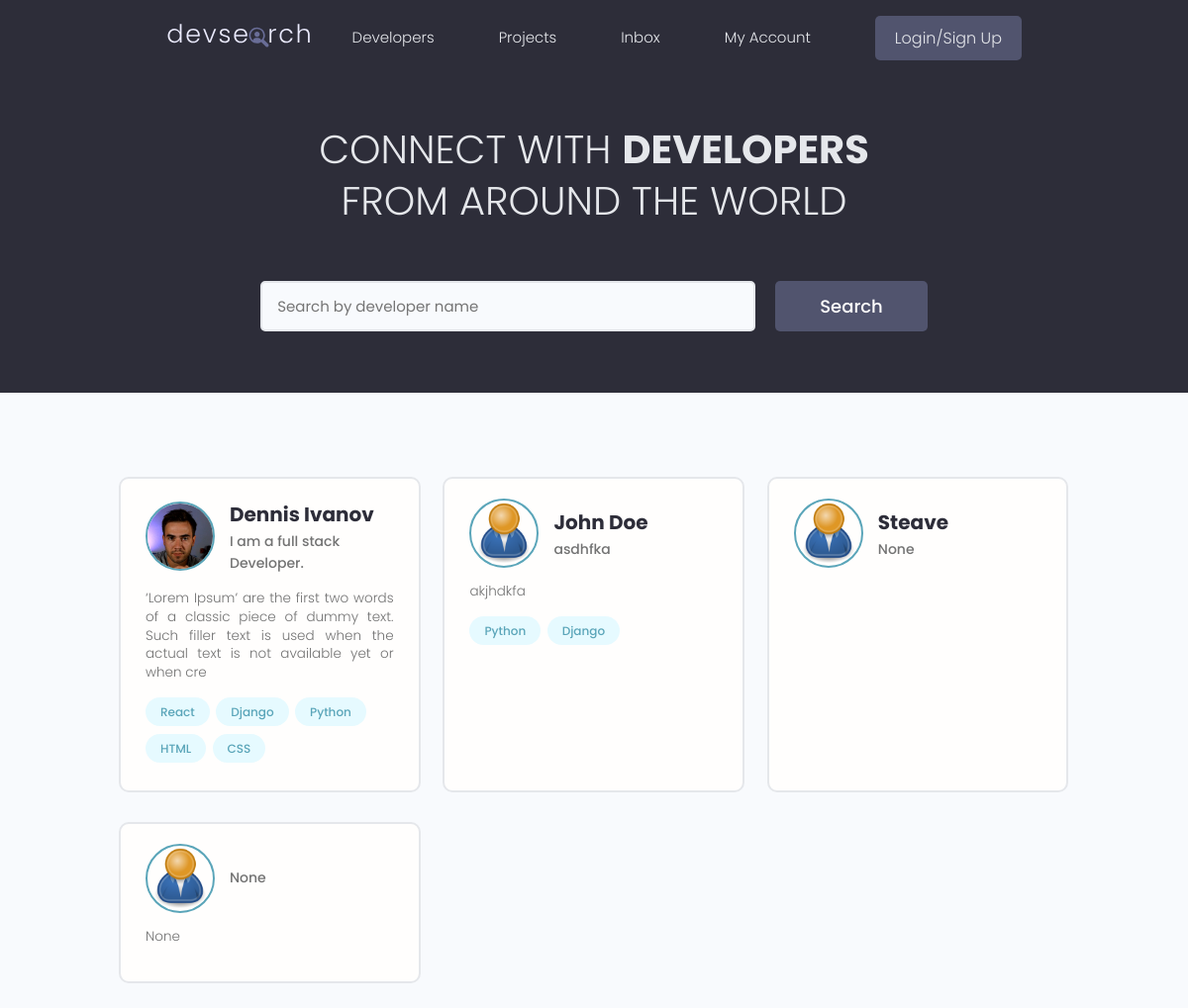
The app's page /, older data.
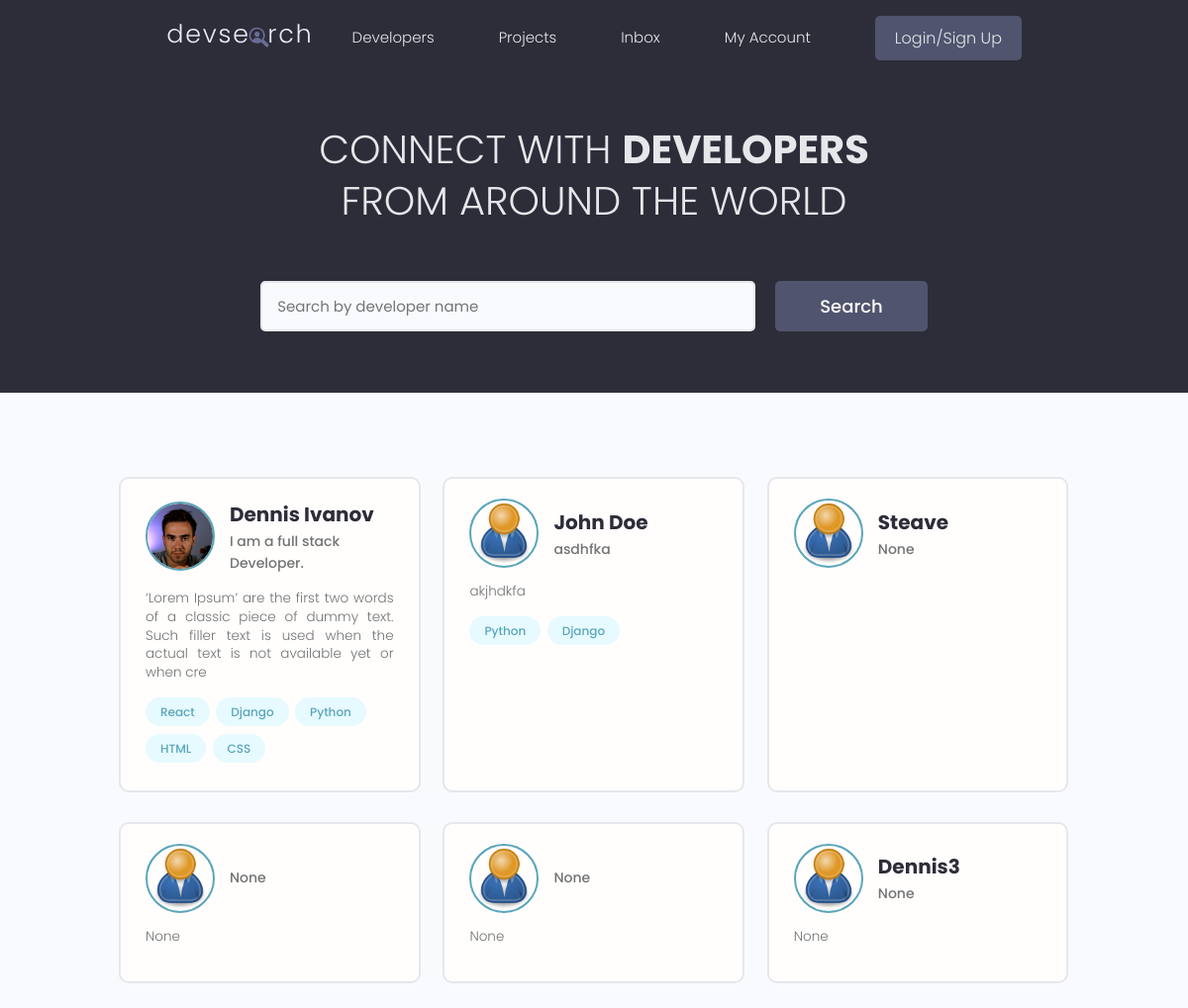
The same page, newer data.
### users/models.py (models this page shows, shortened)
class Profile(models.Model):
    user = models.OneToOneField(User, on_delete=models.CASCADE, null=True, blank=True)
    name = models.CharField(max_length=200, blank=True, null=True)
    email = models.EmailField(max_length=500, blank=True, null=True)
    username = models.CharField(max_length=200, blank=True, null=True)
    location = models.CharField(max_length=200, blank=True, null=True)
    short_intro = models.CharField(max_length=200, blank=True, null=True)
    bio = models.TextField(blank=True, null=True)
    profile_image = models.ImageField(null=True, blank=True, upload_to='profiles/', default="profiles/user-default.png")
    social_github = models.CharField(max_length=200, blank=True, null=True)
    social_twitter = models.CharField(max_length=200, blank=True, null=True)
    social_linkedin = models.CharField(max_length=200, blank=True, null=True)
    social_youtube = models.CharField(max_length=200, blank=True, null=True)
    social_website = models.CharField(max_length=200, blank=True, null=True)
    created = models.DateTimeField(auto_now_add=True)
    id = models.UUIDField(default=uuid.uuid4, unique=True, primary_key=True, editable=False)

class Skill(models.Model):
    owner = models.ForeignKey(Profile, on_delete=models.CASCADE, null=True, blank=True)
    name = models.CharField(max_length=200, blank=True, null=True)
    description = models.TextField(null=True, blank=True)
    created = models.DateTimeField(auto_now_add=True)
    id = models.UUIDField(default=uuid.uuid4, unique=True, primary_key=True, editable=False)
    def __str__(self):
        return str(self.name)

### users/views.py (the view)
# urls.py: path('', views.profiles, name="profiles"),
def profiles(request):
    profiles = Profile.objects.all()
    context = {'profiles' : profiles}
    return render(request, 'users/profiles.html', context)

### users/templates/users/profiles.html (shortened to what this page needs)
{% extends 'main.html' %}
{% block content %}
<main class="home">
    <section class="hero-section text-center">
      <div class="container container--narrow">
        <div class="hero-section__box">
          <h2>CONNECT WITH <span>DEVELOPERS</span></h2>
          <h2>FROM AROUND THE WORLD</h2>
        </div>
        <div class="hero-section__search">
          <form class="form" action="#" method="get">
            <div class="form__field">
              <input class="input input--text" id="formInput#search" type="text" name="text"
                placeholder="Search by developer name" />
            </div>
            <input class="btn btn--sub btn--lg" type="submit" value="Search" />
          </form>
        </div>
      </div>
    </section>
    <section class="devlist">
      <div class="container">
        <div class="grid grid--three">
        {% for profile in profiles %}
          <div class="column card">
            <div class="dev">
              <a href="{% url 'user-profile' profile.id %}" class="card__body">
                <div class="dev__profile">
                  <img class="avatar avatar--md" src="{{ profile.profile_image.url }}" alt="image" />
                  <div class="dev__meta">
                    <h3>{{ profile.name }}</h3>
                    <h5>{{ profile.short_intro|slice:"60" }}</h5>
                  </div>
                </div>
                <p class="dev__info">
                  {{profile.bio|slice:"150"}}
                </p>
                <div class="dev__skills">
                  {% for skill in profile.skill_set.all|slice:"5" %}
                  <span class="tag tag--pill tag--main">
                    <small>{{ skill }}</small>
                  </span>
                  {% endfor %}
                </div>
              </a>
            </div>
          </div>
        {% endfor %}
        </div>
      </div>
    </section>
  </main>
{% endblock content %}

### templates/main.html (shortened to what this page needs)
<!DOCTYPE html>
{% load static %}
<html>
<head>
    <link rel="stylesheet" href="https://cdn.iconmonstr.com/1.3.0/css/iconmonstr-iconic-font.min.css" />
    <link rel="stylesheet" href="{% static 'uikit/styles/uikit.css' %}" />
    <link rel="stylesheet" href="{% static 'styles/app.css' %}" />
</head>
<body>
    {% include 'navbar.html' %}
    {% block content %}
    {% endblock content%}
</body>
</html>

### templates/navbar.html (shortened to what this page needs)
{% load static %}
<header class="header">
    <div class="container container--narrow">
      <a href="{% url 'profiles' %}" class="header__logo">
        <img src="{% static 'images/logo.svg' %}" alt="DevSearch Logo" />
      </a>
      <nav class="header__nav">
        <ul class="header__menu">
          <li class="header__menuItem"><a href="{% url 'profiles' %}">Developers</a></li>
          <li class="header__menuItem"><a href="{% url 'projects' %}">Projects</a></li>
          <li class="header__menuItem"><a href="">Inbox</a></li>
          <li class="header__menuItem"><a href="">My Account</a></li>
          {% if request.user.is_authenticated %}
          <li class="header__menuItem"><a href="{% url 'create-project' %}">Add Project</a></li>
          <li class="header__menuItem"><a href="{% url 'logout' %}" class="btn btn--sub">Logout</a></li>
          {% else %}
          <li class="header__menuItem"><a href="{% url 'login' %}" class="btn btn--sub">Login/Sign Up</a></li>
          {% endif %}
        </ul>
      </nav>
    </div>
  </header>

### static/styles/app.css (style rules this page uses)
:root { --color-sub: #2d2d39; }
.btn--sub { background-color: var(--color-sub-light); }
.card { border: 2px solid var(--color-light); }
img { width: 100%; }
.header { position: sticky; z-index: 111; background-color: var(--color-sub); padding: 1.5rem 0; }
.header > .container { display: flex; justify-content: space-between; align-items: center; }
.header__logo > img { height: 3.8rem; }
.header__nav > ul { display: inline-flex; align-items: center; list-style: none; gap: 6.5rem; }
.header__menuItem > a { color: var(--color-light); font-weight: 300; }
.hero-section { height: 40vh; display: flex; align-items: center; background-color: var(--color-sub); }
.hero-section__box { margin-bottom: 4rem; }
.hero-section__box > h2, .hero-section__box > h2 > span { font-size: 4rem; color: var(--color-light); line-height: 1.3; text-transform: uppercase; }
.hero-section__box > h2 { font-weight: 300; }
.hero-section__box > h2 > span { font-weight: 700; }
.hero-section__search > .form { display: flex; align-items: center; justify-content: center; gap: 2rem; }
.hero-section__search > .form input.input--text { width: 50rem; }
.devlist { margin-top: 8rem; }
.devlist .grid { align-items: stretch; }
.devlist .dev .dev__profile { display: flex; align-items: center; gap: 1.5rem; }
.devlist .dev .dev__meta h3 { color: var(--color-sub); font-size: 2rem; font-weight: 700; }
.devlist .dev .dev__meta h5 { color: var(--color-text); font-size: 1.4rem; font-weight: 500; }
.devlist .dev .dev__info { margin: 1.5rem 0; font-size: 1.35rem; line-height: 1.4; text-align: justify; }

### static/uikit/styles/modules/_variables.css (style rules this page uses)
:root { --color-main: #5aa5b9; --color-main-light: #e6faff; --color-sub: #3f4156; --color-sub-light: #51546e; --color-sub-lighter: #ededfd; --color-text: #737373; --color-gray: #8b8b8b; --color-light: #e5e7eb; --color-light-gray: #767676; --color-bg: #f8fafd; --color-white: #fffefd; --color-white-light: #f3f3f3; --color-success: #359e64; --color-success-bg: #def8e8; --color-error: #fc4b0b; --color-error-bg: #fff2ee; --font-base: 'Poppins', arial, helvetica, 'Segoe UI', roboto, ubuntu, sans-serif; --font-monospace: 'Fira Code', 'Courier New', courier, monospace; --font-regular: 300; --font-medium: 500; --font-bold: 700; --generic-shadow: 1px 1px 5px #00000010; --generic-transition: all 0.3s ease-in-out; }

### static/uikit/styles/modules/_base.css (style rules this page uses)
* { margin: 0; padding: 0; box-sizing: border-box; text-rendering: optimizeLegibility; color: inherit; font-size: inherit; }
html { font-size: 50%; }
@media only screen and (min-width: 480px) { html { font-size: 56.25%; } }
@media only screen and (min-width: 1200px) { html { font-size: 62.5%; } }
body { line-height: 1.6; font-weight: 400; font-size: 1.5rem; color: var(--color-text); background-color: var(--color-bg); min-height: 100vh; }

### static/uikit/styles/modules/_typography.css (style rules this page uses)
* { font-family: var(--font-base); }
h2 { font-size: 3.6rem; font-weight: var(--font-bold); }
h3 { font-size: 3.2rem; font-weight: var(--font-medium); }
h5 { font-size: 2.4rem; font-weight: var(--font-medium); }
h5, h6 { font-weight: var(--font-regular); }
p, span, strong { font-size: 1.6rem; color: var(--color-text); font-weight: var(--font-regular); }
a { padding-bottom: 2px; text-decoration: none; display: inline-block; color: var(--color-main); font-weight: var(--font-medium); }

### static/uikit/styles/modules/_utilities.css (style rules this page uses)
.container { width: 92%; max-width: 165rem; margin: 0 auto; box-sizing: border-box; }
.container--narrow { width: 92%; max-width: 120rem; }
@media screen and (min-width: 1000px) { .container { width: 90%; } }
@media screen and (min-width: 1000px) { .container--narrow { width: 85%; } }
@media screen and (min-width: 1200px) { .container { width: 80%; } }
@media screen and (min-width: 1200px) { .container--narrow { width: 72%; } }
.text-center { text-align: center; }

### static/uikit/styles/modules/_avatar.css (style rules this page uses)
.avatar { border-radius: 50%; border: 2px solid var(--color-main); object-fit: cover; }
.avatar--md { height: 7rem; width: 7rem; }

### static/uikit/styles/modules/_button.css (style rules this page uses)
.btn { display: inline-block; position: relative; cursor: pointer; background-color: var(--color-light); font-weight: var(--font-medium); color: var(--color-sub); text-decoration: none; padding: 1rem 2rem; border-radius: 0.5rem; border: none; width: -webkit-fit-content; width: -moz-fit-content; width: fit-content; height: -webkit-fit-content; height: -moz-fit-content; height: fit-content; font-size: 1.6rem; outline-width: 0; outline-color: transparent; -webkit-backface-visibility: hidden; backface-visibility: hidden; transition: all 0.3s ease-in-out; }
.btn--sub { background-color: var(--color-sub); color: var(--color-white); }
.btn--lg { font-size: 1.8rem; padding: 1.2rem 4.5rem; }

Row changes from the older to the newer data that the page shows:
added Profile: profile_image (placeholder picture), short_intro "None", bio "None"
added Profile: profile_image (placeholder picture), name "Dennis3", short_intro "None", bio "None"
